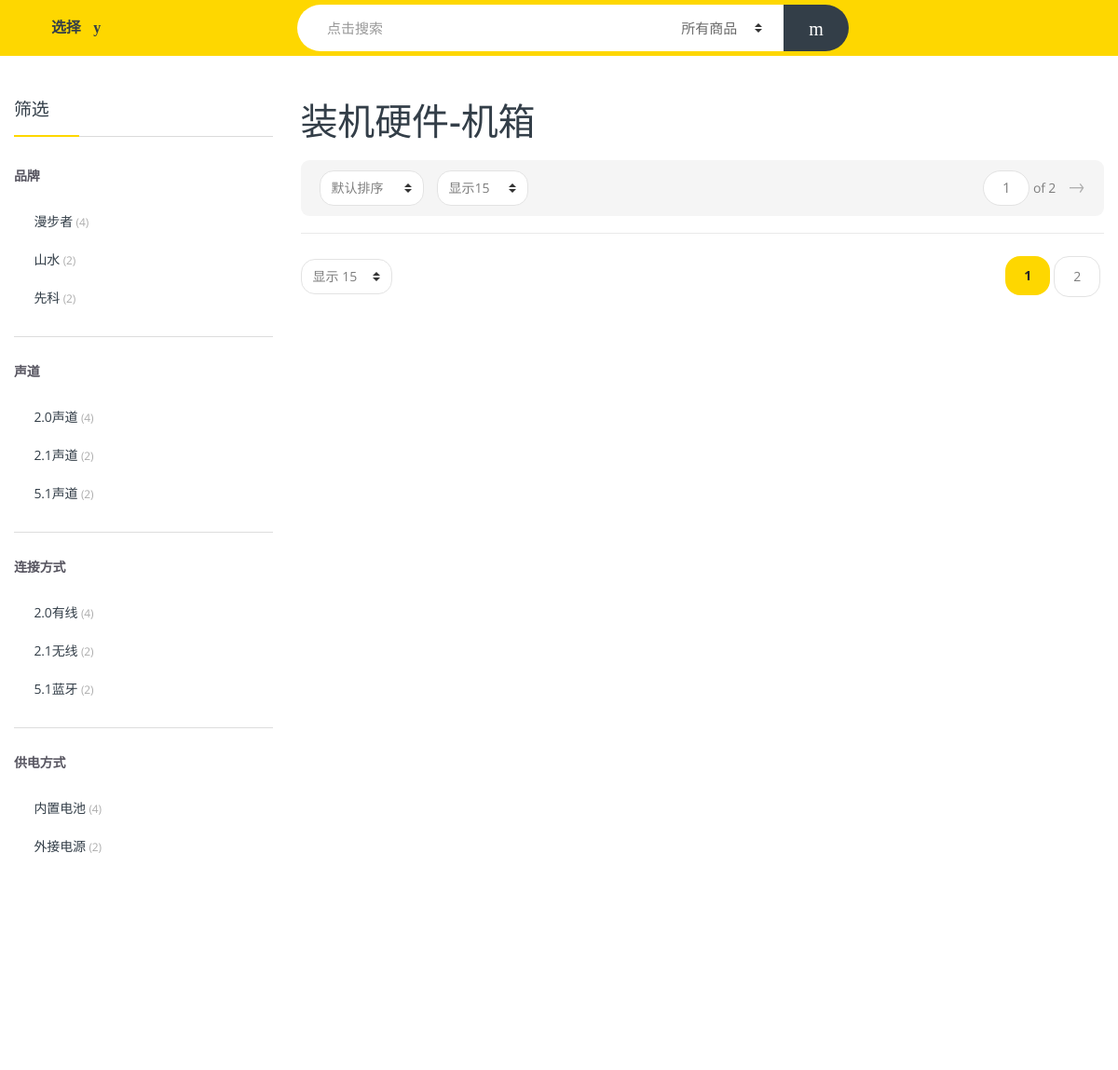
Page /goods/jixiang/ (upper part) on the earlier database version.
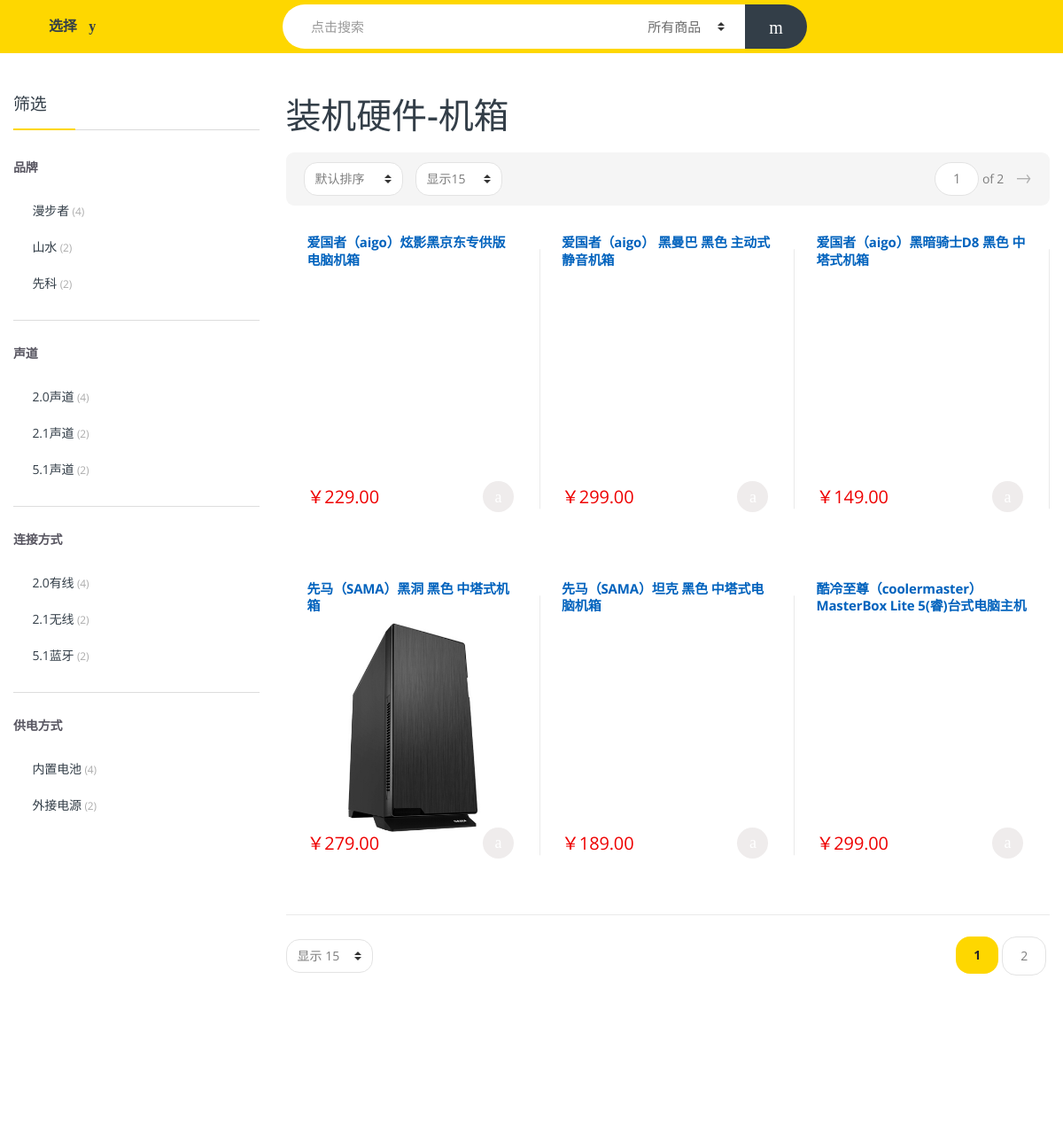
Same page on the later database version.
### df_goods/models.py (models this page shows, shortened)
class Jixiang(models.Model):
    jname = models.CharField('名称', max_length=255)
    jbrand = models.CharField('品牌', max_length=50)
    jweight = models.CharField('重量', max_length=50)
    jsize = models.CharField('尺寸', max_length=100)
    jprice = models.DecimalField('价格', max_digits=7, decimal_places=2)
    jclick = models.IntegerField('点击量', default=0)  # 商品点击量,便于排人气
    isDelete = models.BooleanField('是否删除', default=False)
    jjianjie = models.CharField('简介', max_length=200, default='暂无')  # 商品简介
    jkucun = models.IntegerField('库存', default=500)  # 商品库存
    jimgb1 = models.ImageField('图片', upload_to='static/images', null=True, blank=True)
    jimgb2 = models.ImageField('图片', upload_to='static/images', null=True, blank=True)
    jimgb3 = models.ImageField('图片', upload_to='static/images', null=True, blank=True)
    jimgb4 = models.ImageField('图片', upload_to='static/images', null=True, blank=True)
    jimgb5 = models.ImageField('图片', upload_to='static/images', null=True, blank=True)
    jimgs1 = models.ImageField('图片', upload_to='static/images', null=True, blank=True)
    jimgs2 = models.ImageField('图片', upload_to='static/images', null=True, blank=True)
    jimgs3 = models.ImageField('图片', upload_to='static/images', null=True, blank=True)
    jimgs4 = models.ImageField('图片', upload_to='static/images', null=True, blank=True)
    jimgs5 = models.ImageField('图片', upload_to='static/images', null=True, blank=True)

### df_goods/views.py (the view)
# urls.py: url(r'^jixiang/singlej/(\d+)/$', views.singlej),
def jixiang(request):
    goods = Jixiang.objects.all()
    return render(request, 'df_goods/yjws_jixiang.html', {'goods': goods})

### templates/df_goods/yjws_jixiang.html (shortened to what the changed rows need)
<!DOCTYPE html>
<html lang="en-US" itemscope="itemscope" itemtype="http://schema.org/WebPage">
    <head>
        <link rel="stylesheet" type="text/css" href="/static/assets/css/bootstrap.min.css" media="all" />
        <link rel="stylesheet" type="text/css" href="/static/assets/css/font-awesome.min.css" media="all" />
        <link rel="stylesheet" type="text/css" href="/static/assets/css/animate.min.css" media="all" />
        <link rel="stylesheet" type="text/css" href="/static/assets/css/font-electro.css" media="all" />
        <link rel="stylesheet" type="text/css" href="/static/assets/css/owl-carousel.css" media="all" />
        <link rel="stylesheet" type="text/css" href="/static/assets/css/style.css" media="all" />
        <link rel="stylesheet" type="text/css" href="/static/assets/css/colors/yellow.css" media="all" />
        <link rel="stylesheet" href="/static/assets/css/config.css">
        <link href="/static/assets/css/colors/green.css" rel="alternate stylesheet" title="Green color">
        <link href="/static/assets/css/colors/pink.css" rel="alternate stylesheet" title="Pink color">
        <link href="/static/assets/css/colors/blue.css" rel="alternate stylesheet" title="Blue color">
        <link href="/static/assets/css/colors/red.css" rel="alternate stylesheet" title="Red color">
        <link href="/static/assets/css/colors/orange.css" rel="alternate stylesheet" title="Orange color">
        <link href="/static/assets/css/colors/black.css" rel="alternate stylesheet" title="Black color">
        <link href="/static/assets/css/colors/gold.css" rel="alternate stylesheet" title="Gold color">
        <link href="/static/assets/css/colors/yellow.css" rel="alternate stylesheet" title="Yellow color">
        <link href="/static/assets/css/colors/flat-blue.css" rel="alternate stylesheet" title="Flat Blue color">
    </head>
    <body class="left-sidebar">
        <div id="page" class="hfeed site">
			<div id="content" class="site-content" tabindex="-1">
				<div class="container">
						<br>
						<br>
						<div id="primary" class="content-area">
							<main id="main" class="site-main">
								<header class="page-header">
									<h1 class="page-title">装机硬件-机箱</h1>
								</header>
								<div class="tab-content">
									<div role="tabpanel" class="tab-pane active" id="grid" aria-expanded="true">
										<ul class="products columns-3">
											{% for g in goods %}
											<li class="product first">
													<div class="product-outer">
															<div class="product-inner">
																<a href="singlej/{{ g.id }}">
																	<h3>{{ g.jname }}</h3>
																	<div class="product-thumbnail">
																		<img data-echo="/{{ g.jimgb1 }}" src="/{{ g.jimgb1 }}" alt="">
																	</div>
																</a>
																<div class="price-add-to-cart">
																	<span class="price">
																		<span class="electro-price">
																			<ins><span class="amount">￥{{ g.jprice }}</span></ins>
																		</span>
																	</span>
																	<a rel="nofollow" href="single-product.html" class="button add_to_cart_button">Add to cart</a>
																</div>
															</div>
														</div>
																									</li>
								            {% endfor %}
										</ul>
									</div>
								</div>
							</main>
						</div>
					</div>
</div>
				</div>
    </body>
</html>

Differences in the rows shown:
added Jixiang: jname "爱国者（aigo）炫影黑京东专供版 电脑机箱", jprice "229.00"
added Jixiang: jname "爱国者（aigo） 黑曼巴 黑色 主动式静音机箱", jprice "299.00"
added Jixiang: jname "爱国者（aigo）黑暗骑士D8 黑色 中塔式机箱", jprice "149.00"
added Jixiang: jname "先马（SAMA）黑洞 黑色 中塔式机箱", jimgb1 (picture), jprice "279.00"
added Jixiang: jname "先马（SAMA）坦克 黑色 中塔式电脑机箱", jprice "189.00"
added Jixiang: jname "酷冷至尊（coolermaster）MasterBox Lite 5(睿)台式电脑主机", jprice "299.00"
